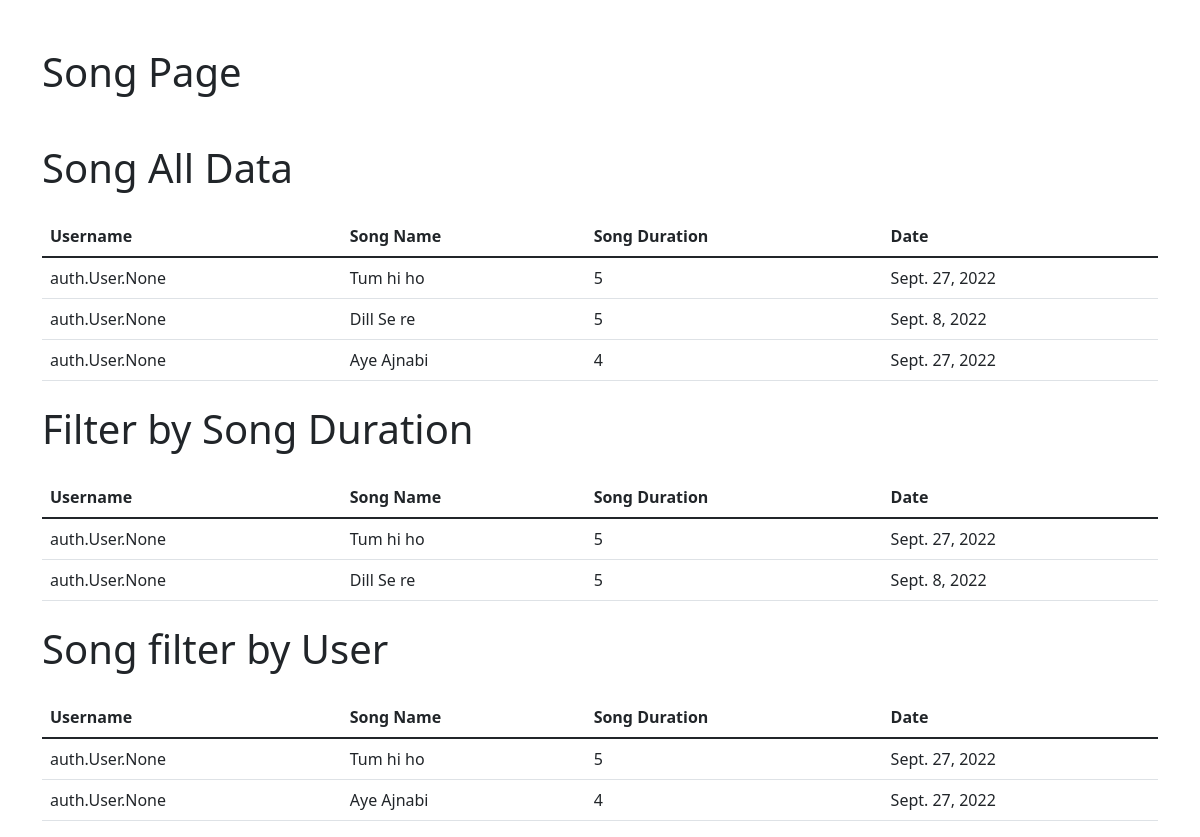
The page /song/ on the database its author committed.
### myapp/models.py (models this page shows, shortened)
class Song(models.Model):
    user = models.ManyToManyField(User)
    song_name = models.CharField(max_length=70)
    song_duration = models.IntegerField()
    song_pub_date = models.DateField()

### myapp/views.py (the view)
# urls.py: path('song/', views.song, name='song'),
def song(request):
    data1 = Song.objects.all()
    data2 = Song.objects.filter(song_duration=5)
    data3 = Song.objects.filter(user__username='mehfooz201')
    return render(request, 'myapp/song.html', {'data1':data1, 'data2':data2, 'data3':data3})

### myapp/templates/myapp/song.html (shortened to what this page needs)
<!doctype html>
<html lang="en">
  <head>
    <link href="https://cdn.jsdelivr.net/npm/bootstrap@5.1.3/dist/css/bootstrap.min.css" rel="stylesheet">
  </head>
  <body>
    <div class="container">
        <h1 class="my-5">Song Page</h1>
        <h1 class="my-4">Song All Data</h1>
        <table class="table">
            <thead>
              <tr>
                <th scope="col">Username</th>
                <th scope="col">Song Name</th>
                <th scope="col">Song Duration</th>
                <th scope="col">Date</th>
              </tr>
            </thead>
            <tbody>
            {% for dt1 in data1 %}
                <tr>
                    <td>{{dt1.user}}</td>
                    <td>{{dt1.song_name}}</td>
                    <td>{{dt1.song_duration}}</td>
                    <td>{{dt1.song_pub_date}}</td>
                </tr>
            {% endfor %}
            </tbody>
          </table>
          <h1 class="my-4">Filter by Song Duration</h1>
        <table class="table">
            <thead>
              <tr>
                <th scope="col">Username</th>
                <th scope="col">Song Name</th>
                <th scope="col">Song Duration</th>
                <th scope="col">Date</th>
              </tr>
            </thead>
            <tbody>
            {% for dt2 in data2 %}
                <tr>
                    <td>{{dt2.user}}</td>
                    <td>{{dt2.song_name}}</td>
                    <td>{{dt2.song_duration}}</td>
                    <td>{{dt2.song_pub_date}}</td>
                </tr>
            {% endfor %}
            </tbody>
          </table>
          <h1 class="my-4">Song filter by User</h1>
        <table class="table">
            <thead>
              <tr>
                <th scope="col">Username</th>
                <th scope="col">Song Name</th>
                <th scope="col">Song Duration</th>
                <th scope="col">Date</th>
              </tr>
            </thead>
            <tbody>
            {% for dt3 in data3 %}
                <tr>
                    <td>{{dt3.user}}</td>
                    <td>{{dt3.song_name}}</td>
                    <td>{{dt3.song_duration}}</td>
                    <td>{{dt3.song_pub_date}}</td>
                </tr>
            {% endfor %}
            </tbody>
          </table>
    </div>
  </body>
</html>

### rows shown on the page
Song: user "auth.User.None", song_name "Tum hi ho", song_duration "5", song_pub_date "Sept. 27, 2022"
Song: user "auth.User.None", song_name "Dill Se re", song_duration "5", song_pub_date "Sept. 8, 2022"
Song: user "auth.User.None", song_name "Aye Ajnabi", song_duration "4", song_pub_date "Sept. 27, 2022"
